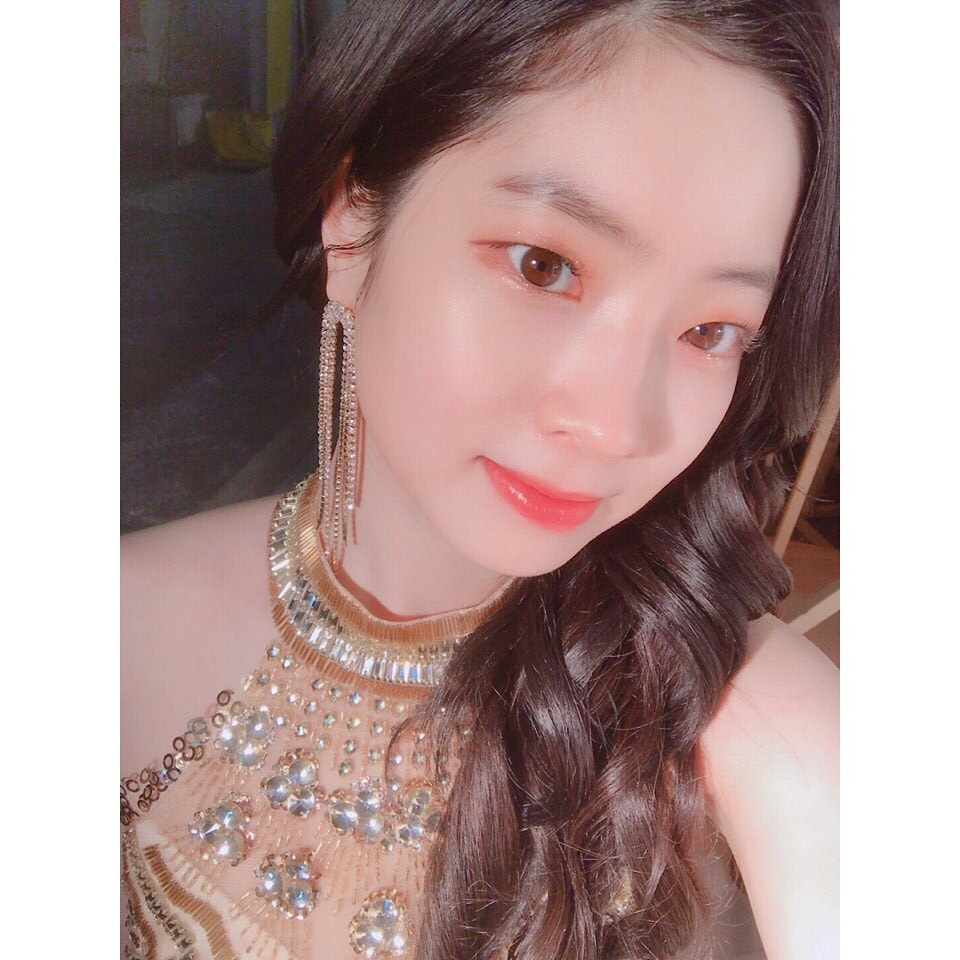
#> input picture images/dahyun.jpg, 960 x 960 px
$ jupyter execute --allow-errors 'IMAGE PYRAMIDS.ipynb'
#> lines starting #> are read from the running program, lines starting #| are printed output that depends on the picture
# Image Pyramids

In this chapter,

* We will learn about Image Pyramids
* We will use Image pyramids to create a new fruit, "Orapple"
* We will see these functions: cv.pyrUp(), cv.pyrDown()

<br>
**Theory:**
<br>
Normally, we used to work with an image of constant size. But on some occasions, we need to work with (the same) images in different resolution. For example, while searching for something in an image, like face, we are not sure at what size the object will be present in said image. In that case, we will need to create a set of the same image with different resolutions and search for object in all of them. These set of images with different resolutions are called Image Pyramids (because when they are kept in a stack with the highest resolution image at the bottom and the lowest resolution image at top, it looks like a pyramid).

There are two kinds of Image Pyramids.
1. Gaussian Pyramid and
2. Laplacian Pyramids

Higher level (Low resolution) in a Gaussian Pyramid is formed by removing consecutive rows and columns in Lower level (higher resolution) image. Then each pixel in higher level is formed by the contribution from 5 pixels in underlying level with gaussian weights. By doing so, a M×N image becomes M/2×N/2 image. So area reduces to one-fourth of original area. It is called an Octave. The same pattern continues as we go upper in pyramid (ie, resolution decreases). Similarly while expanding, area becomes 4 times in each level. We can find Gaussian pyramids using cv.pyrDown() and cv.pyrUp() functions.

[cell 1]
import numpy as np
import cv2 as cv
import matplotlib.pyplot as plt

[cell 2]
img = cv.imread('images/dahyun.jpg')
#> img is the input picture: shape (960, 960, 3); mean B, G, R 145.7, 148.6, 173.3

#> (a cell that did not finish here is left out)

[cell 4]
cv.imshow("Original Image", img)
#> (the rest of this cell did not finish here and is left out)

[cell 5]
import cv2 as cv
import numpy as np,sys
A = cv.imread('images/apple.png')
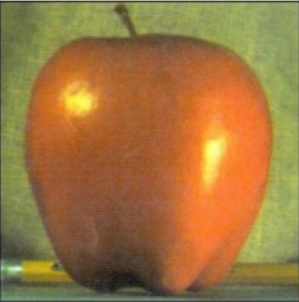
#> input picture images/apple.png, 299 x 302 px
#> A is the input picture: shape (302, 299, 3); mean B, G, R 63.9, 117.8, 157.9
B = cv.imread('images/orange.png')
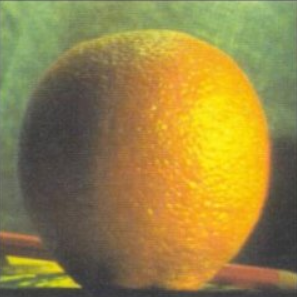
#> input picture images/orange.png, 297 x 297 px
#> B is the input picture: shape (297, 297, 3); mean B, G, R 68.1, 131.7, 150.9
# generate Gaussian pyramid for Aa
A = A[:297,:297,:3]
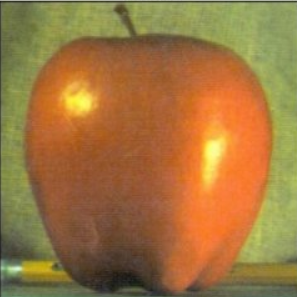
#> A: shape (297, 297, 3); mean B, G, R 63.2, 117.8, 159.1
#> (the rest of this cell did not finish here and is left out)
